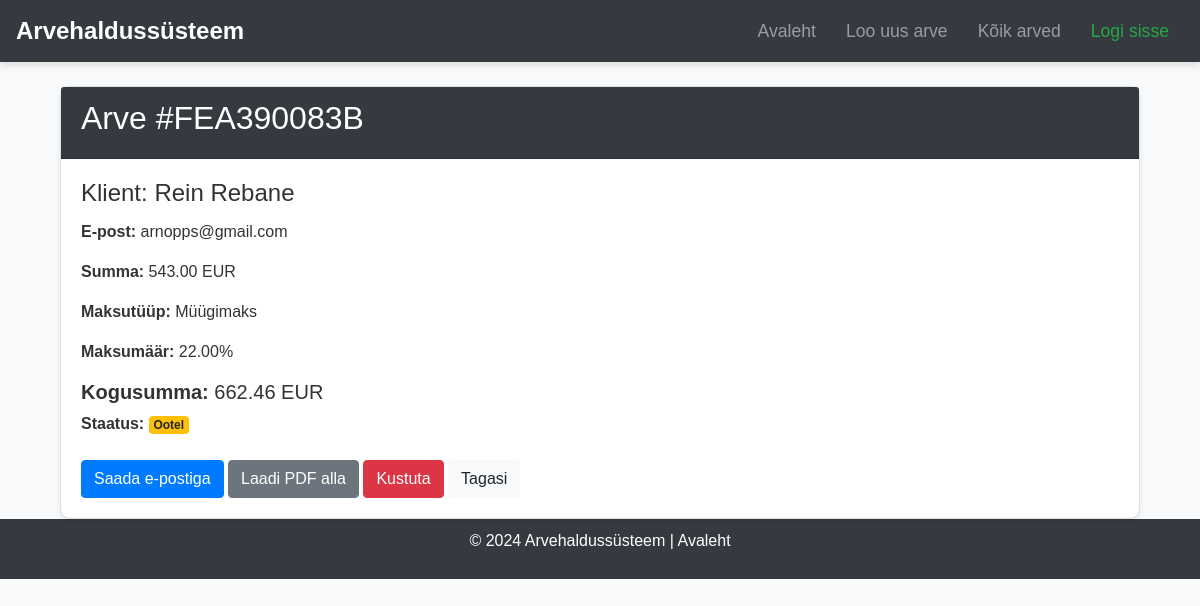
Screenshot of /invoice/3/ with the database file from the repository.
### invoices/models.py (models this page shows, shortened)
class Invoice(models.Model):
    user = models.ForeignKey(User, on_delete=models.CASCADE)  # Kasutaja seos
    invoice_number = models.CharField(max_length=20, unique=True, editable=False)
    client_name = models.CharField(max_length=200, verbose_name="Kliendi nimi")
    client_email = models.EmailField(verbose_name="E-post")
    client_address = models.TextField(blank=True, verbose_name="Aadress")
    client_phone = models.CharField(max_length=15, blank=True, verbose_name="Telefon")
    amount = models.DecimalField(max_digits=10, decimal_places=2, verbose_name="Summa")
    currency = models.CharField(max_length=3, choices=CURRENCY_CHOICES, default="EUR", verbose_name="Valuuta")
    tax_type = models.CharField(max_length=10, choices=TAX_CHOICES, default="VAT", verbose_name="Maksutüüp")
    tax_rate = models.DecimalField(max_digits=5, decimal_places=2, default=Decimal("20.00"), verbose_name="Maksumäär (%)")
    total_amount = models.DecimalField(max_digits=10, decimal_places=2, blank=True, null=True, verbose_name="Kogusumma")
    status = models.CharField(max_length=10, choices=STATUS_CHOICES, default="pending", verbose_name="Staatus")
    created_at = models.DateTimeField(auto_now_add=True, verbose_name="Loodud")
    due_date = models.DateField(null=True, blank=True, verbose_name="Maksetähtaeg")
    paid_at = models.DateTimeField(null=True, blank=True, verbose_name="Makstud kuupäev")
    class Meta:
        ordering = ["-created_at"]
        verbose_name = "Arve"
        verbose_name_plural = "Arved"

### invoices/views.py (the view)
# urls.py: path("invoice/<int:invoice_id>/", invoice_detail, name="invoice_detail"),
def invoice_detail(request, invoice_id):
    invoice = get_object_or_404(Invoice, id=invoice_id)
    return render(request, "invoice_detail.html", {"invoice": invoice})

### invoices/templates/invoice_detail.html (shortened to what this page needs)
{% extends "base.html" %}
{% block content %}
<div class="container">
    <div class="card shadow-sm">
        <div class="card-header bg-dark text-white">
            <h2>Arve #{{ invoice.invoice_number }}</h2>
        </div>
        <div class="card-body">
            <h4 class="card-title">Klient: {{ invoice.client_name }}</h4>
            <p class="card-text"><strong>E-post:</strong> {{ invoice.client_email }}</p>
            <p class="card-text"><strong>Summa:</strong> {{ invoice.amount }} {{ invoice.currency }}</p>
            <p class="card-text"><strong>Maksutüüp:</strong> {{ invoice.get_tax_type_display }}</p>
            <p class="card-text"><strong>Maksumäär:</strong> {{ invoice.tax_rate }}%</p>
            <h5><strong>Kogusumma:</strong> {{ invoice.total_amount }} {{ invoice.currency }}</h5>
            <p><strong>Staatus:</strong>
                {% if invoice.paid %}
                    <span class="badge badge-success">Makstud</span>
                {% else %}
                    <span class="badge badge-warning">Ootel</span>
                {% endif %}
            </p>
            <div class="mt-4">
                <a href="{% url 'send_invoice' invoice.id %}" class="btn btn-primary">Saada e-postiga</a>
                <a href="{% url 'download_invoice' invoice.id %}" class="btn btn-secondary">Laadi PDF alla</a>
                <a href="{% url 'delete_invoice' invoice.id %}" class="btn btn-danger">Kustuta</a>
                <a href="{% url 'home' %}" class="btn btn-light">Tagasi</a>
            </div>
        </div>
    </div>
</div>
{% endblock %}

### invoices/templates/base.html (style rules this page uses)
html, body { height: 100%; font-family: Arial, sans-serif; background-color: #f8f9fa; color: #333; }
.card { border-radius: 10px; box-shadow: 0 4px 8px rgba(0, 0, 0, 0.1); }
.btn-primary { background-color: #007bff; border-color: #007bff; }

### rows the page displays
Invoice: invoice_number "FEA390083B", client_name "Rein Rebane", client_email "arnopps@gmail.com", amount "543.00", currency "EUR", tax_type "Müügimaks", tax_rate "22.00", total_amount "662.46"
